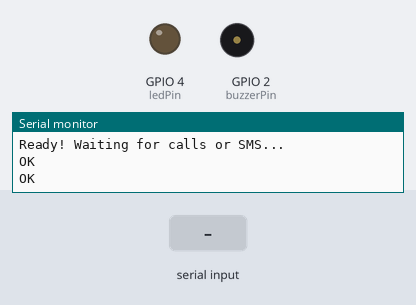
The sketch below on a simulated ESP32. Shown: output pins drawn as LEDs (lit = HIGH), buzzer (waves = sounding, pin HIGH), the last lines printed to the serial monitor. Dashed ring = blinking. The inputs (shaded band) are chosen by the test bench. The modem accepts every AT command (registered, SIM ready, sends succeed) and sends nothing else.

Above: at 6.2 s.
6.3 s: "RING" received over the second serial link
At 7.4 s:
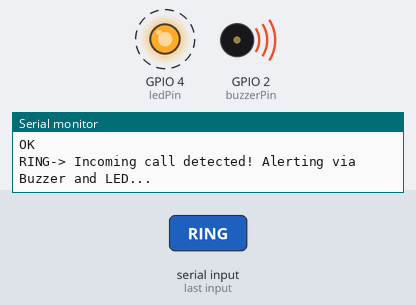
9.3 s: "buzzer on" received over the second serial link
At 10.6 s:
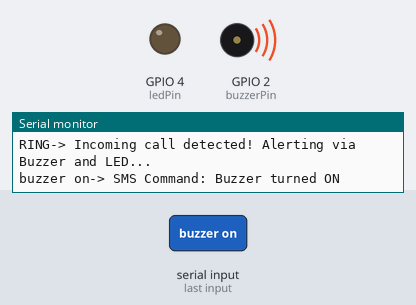
11.8 s: "buzzer off" received over the second serial link
At 13.6 s:
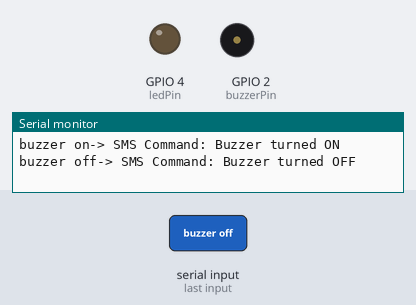
14.3 s: "led on" received over the second serial link
At 16.7 s:
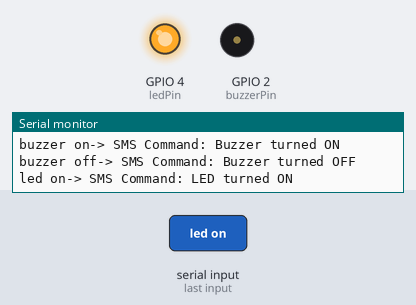
Timing chart, 0 to 17.8 s (numbered marks = the images above; inputs shaded):
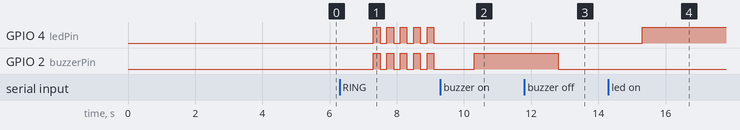

The sketch:

sim.ino
```cpp
// Define Hardware Serial 2 for the SIM7670C module (RX = 16, TX = 17)
HardwareSerial sim7670(2);

const int ledPin = 4;    // D4 pin for LED
const int buzzerPin = 2; // D2 pin for Buzzer

void setup() {
  // Start PC Serial Monitor
  Serial.begin(115200);
  delay(1000);

  // Start communication with SIM7670C
  sim7670.begin(115200, SERIAL_8N1, 16, 17);

  // Configure output pins
  pinMode(ledPin, OUTPUT);
  pinMode(buzzerPin, OUTPUT);
  digitalWrite(ledPin, LOW);
  digitalWrite(buzzerPin, LOW);

  Serial.println("Initializing SIM7670C...");
  delay(3000);

  // Set SMS to text mode
  sim7670.println("AT+CMGF=1");
  delay(500);

  // Route incoming SMS text directly to serial output
  sim7670.println("AT+CNMI=2,2,0,0,0");
  delay(500);

  Serial.println("Ready! Waiting for calls or SMS...");
}

void loop() {
  // Check if data is received from the SIM7670C module
  if (sim7670.available() > 0) {
    String response = sim7670.readString();

    // Print raw response to Serial Monitor for debugging
    Serial.print(response);

    // Detect an incoming call
    if (response.indexOf("RING") != -1) {
      Serial.println("-> Incoming call detected! Alerting via Buzzer and LED...");
      incomingCallAlert();
    }

    // Convert response to lowercase to handle mixed/upper/lower case commands smoothly
    String lowerResponse = response;
    lowerResponse.toLowerCase();

    // SMS Command Handling
    if (lowerResponse.indexOf("buzzer on") != -1) {
      digitalWrite(buzzerPin, HIGH);
      Serial.println("-> SMS Command: Buzzer turned ON");
    }
    else if (lowerResponse.indexOf("buzzer off") != -1) {
      digitalWrite(buzzerPin, LOW);
      Serial.println("-> SMS Command: Buzzer turned OFF");
    }

    if (lowerResponse.indexOf("led on") != -1) {
      digitalWrite(ledPin, HIGH);
      Serial.println("-> SMS Command: LED turned ON");
    }
    else if (lowerResponse.indexOf("led off") != -1) {
      digitalWrite(ledPin, LOW);
      Serial.println("-> SMS Command: LED turned OFF");
    }
  }

  // Allow manual AT command typing from Serial Monitor
  if (Serial.available() > 0) {
    sim7670.write(Serial.read());
  }
}

void incomingCallAlert() {
  // Pattern: buzzer beeps and LED blinks
  for (int i = 0; i < 5; i++) {
    digitalWrite(ledPin, HIGH);
    digitalWrite(buzzerPin, HIGH);
    delay(200);
    digitalWrite(ledPin, LOW);
    digitalWrite(buzzerPin, LOW);
    delay(200);
  }
}
```

Measured:
- after the input at 6.3 s, GPIO 4 (ledPin), GPIO 2 (buzzerPin): alternates HIGH for 0.20 s and LOW for 0.20 s, starting after 1.0 s
- after the input at 9.3 s, GPIO 2 (buzzerPin): LOW → HIGH after 1.0 s
- after the input at 11.8 s, GPIO 2 (buzzerPin): HIGH → LOW after 1.0 s
- after the input at 14.3 s, GPIO 4 (ledPin): LOW → HIGH after 1.0 s
